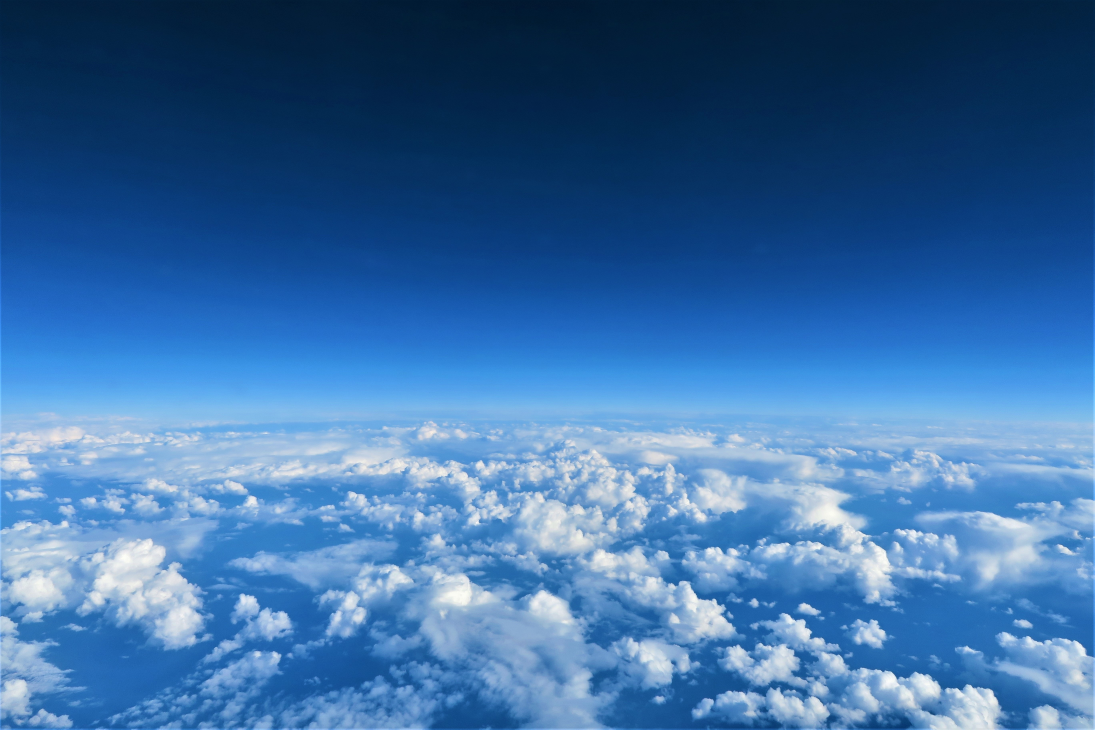
#> input picture Animated Mobile Weather App Promo Project/assets/images/sky_day.jpg, 5472 x 3648 px, found by its file name (shown at 1/5 size); the run also reads 1 picture not shown here
$ python render_promo.py
#> lines starting #> are read from the running program, lines starting #| are printed output that depends on the picture
# Python / FFmpeg Master Renderer
# Project: Animated Mobile Weather App Promo
# Generates 60-Second Full HD 1080p 30fps Video (Final_WeatherApp_Promo.mp4)
# Conforming exactly to the course project specifications.

import os
import sys
import math
import subprocess
import numpy as np
from PIL import Image, ImageDraw, ImageFont, ImageFilter
import imageio_ffmpeg

# Paths
BASE_DIR = r"C:\Users\Admin\Documents\GitHub\AE\Animated Mobile Weather App Promo Project"
ASSETS_DIR = os.path.join(BASE_DIR, "assets")
FOOTAGE_PATH = os.path.join(ASSETS_DIR, "footage", "presenter_greenscreen.mp4")
AUDIO_PATH = os.path.join(ASSETS_DIR, "audio", "promo_soundtrack.mp3")
OUTPUT_PATH = os.path.join(BASE_DIR, "Final_WeatherApp_Promo.mp4")

SKY_DAY_PATH = os.path.join(ASSETS_DIR, "images", "sky_day.jpg")
SKY_NIGHT_PATH = os.path.join(ASSETS_DIR, "images", "sky_night.jpg")
CLOUD_PATH = os.path.join(ASSETS_DIR, "images", "cloud_texture.png")

WIDTH = 1920
HEIGHT = 1080
FPS = 30
TOTAL_FRAMES = 1800  # 60.00 seconds

# Easing Helper Functions
def ease_in_out(t):
    t = max(0.0, min(1.0, t))
    return t * t * (3.0 - 2.0 * t)

def ease_out_back(t, s=1.70158):
    t = max(0.0, min(1.0, t)) - 1.0
    return t * t * ((s + 1) * t + s) + 1.0

def clamp(val, min_val, max_val):
    return max(min_val, min(max_val, val))

# Load Fonts
FONT_REGULAR = "C:\\Windows\\Fonts\\segoeui.ttf"
FONT_BOLD = "C:\\Windows\\Fonts\\segoeuib.ttf"
FONT_BLACK = "C:\\Windows\\Fonts\\arialbd.ttf"

def get_font(path, size):
    try:
        return ImageFont.truetype(path, size)
    except:
        return ImageFont.load_default()

font_headline = get_font(FONT_BOLD, 60)
font_title_large = get_font(FONT_BOLD, 56)
font_title_med = get_font(FONT_BOLD, 42)
font_temp = get_font(FONT_BOLD, 52)
font_body = get_font(FONT_REGULAR, 24)
font_body_bold = get_font(FONT_BOLD, 24)
font_caption = get_font(FONT_REGULAR, 19)
font_caption_bold = get_font(FONT_BOLD, 19)
font_btn = get_font(FONT_BOLD, 26)

SCREEN_W = 384
SCREEN_H = 780

# Pre-load and Pre-scale Textures
print("Pre-scaling atmospheric textures...")
sky_day_raw = Image.open(SKY_DAY_PATH).convert("RGBA")
sky_day_pre = sky_day_raw.resize((SCREEN_W, SCREEN_H), Image.Resampling.BILINEAR)
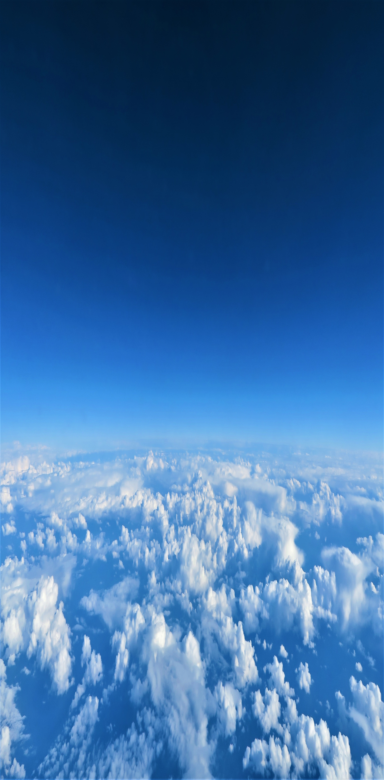
#> sky_day_pre: PIL image 384x780 RGBA; mean R, G, B, A 59.9, 109.7, 163.4, 255

sky_night_raw = Image.open(SKY_NIGHT_PATH).convert("RGBA")
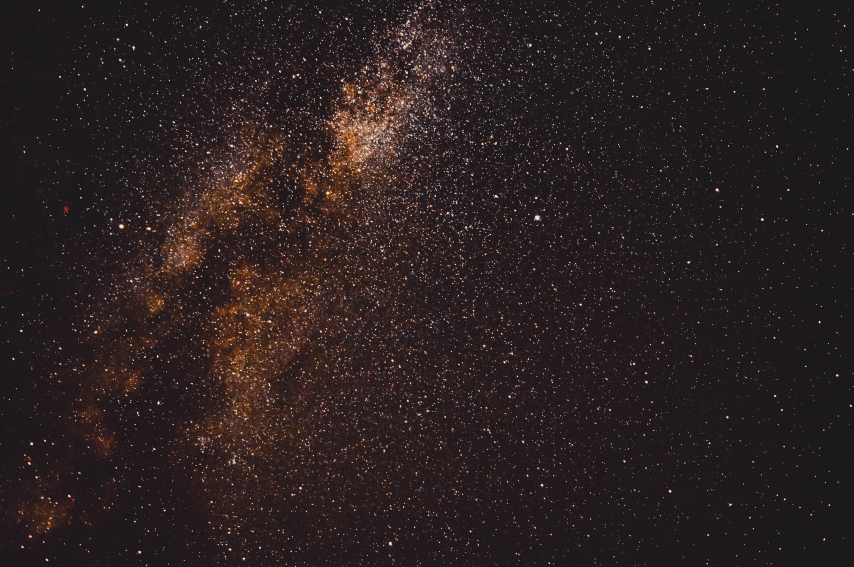
#> input picture Animated Mobile Weather App Promo Project/assets/images/sky_night.jpg, 2560 x 1700 px, found by its file name (shown at 1/3 size)
sky_night_pre = sky_night_raw.resize((SCREEN_W, SCREEN_H), Image.Resampling.BILINEAR)
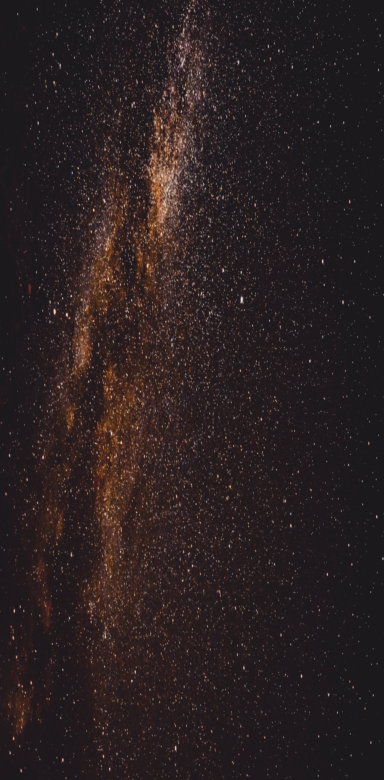
#> sky_night_pre: PIL image 384x780 RGBA; mean R, G, B, A 42.8, 32.5, 33.4, 255

cloud_raw = Image.open(CLOUD_PATH).convert("RGBA")

# Extract and Chroma-Key Green Screen Video Frames
#> (the run stopped early here; a loop or call above may not have finished)
